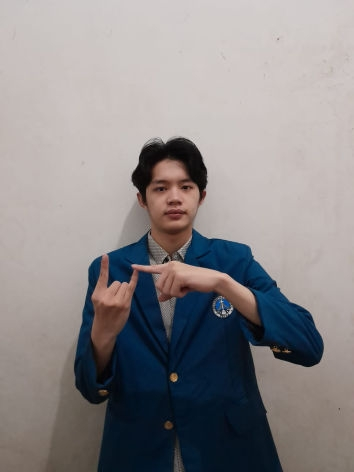
#> input picture marvel.jpeg, 354 x 472 px
$ python test.py
#> lines starting #> are read from the running program, lines starting #| are printed output that depends on the picture
import numpy as np
import cv2 as cv
import matplotlib.pyplot as plt
import glob

face_detect = cv.CascadeClassifier('utility/haarcascade_frontalface_default.xml')


def preprocess (image):
    gray = cv.cvtColor(image, cv.COLOR_BGR2GRAY)
    faces = face_detect.detectMultiScale(gray, 1.3, 5, minSize=(50, 50))
    for (x, y, w, h) in faces:
        crop_image = image[y:y+h, x:x+w]
        crop_image = cv.resize(crop_image, (224, 224), interpolation=cv.INTER_AREA)

    return crop_image

image_paths = glob.glob('marvel.jpeg')
images = [cv.imread(file) for file in image_paths]
#> images = 1 item
process_images = [preprocess(image) for image in images]
#> in preprocess, `gray = cv.cvtColor(image, cv.COLOR_BGR2GRAY)`:
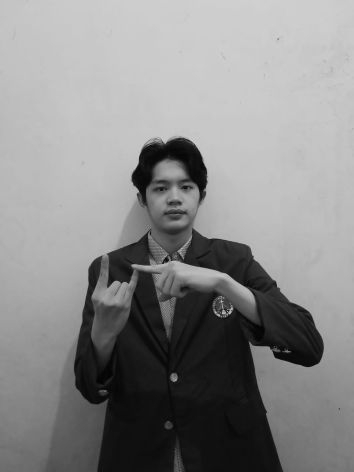
#> gray: shape (472, 354); min 0, max 217, mean 137.4
#> in preprocess, image is the input picture: shape (472, 354, 3); mean B, G, R 137.2, 136.2, 140
#> in preprocess, `faces = face_detect.detectMultiScale(gray, 1.3, 5, minSize=(50, 50))`: faces = [[138, 160, 70, 70]]
#> the loop in preprocess, `for (x, y, w, h) in faces:` made 1 pass
#> pass 1, in preprocess, `crop_image = image[y:y+h, x:x+w]`:
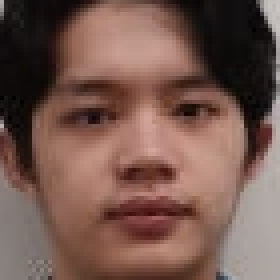
#> crop_image: shape (70, 70, 3) (shown 4 times larger); mean B, G, R 79.2, 88.2, 117.7
#> process_images = 1 item


# overwrite image in dataset with formatted face
for i in range(len(images)):
    cv.imwrite(image_paths[i], process_images[i])
#> this loop made 1 pass
